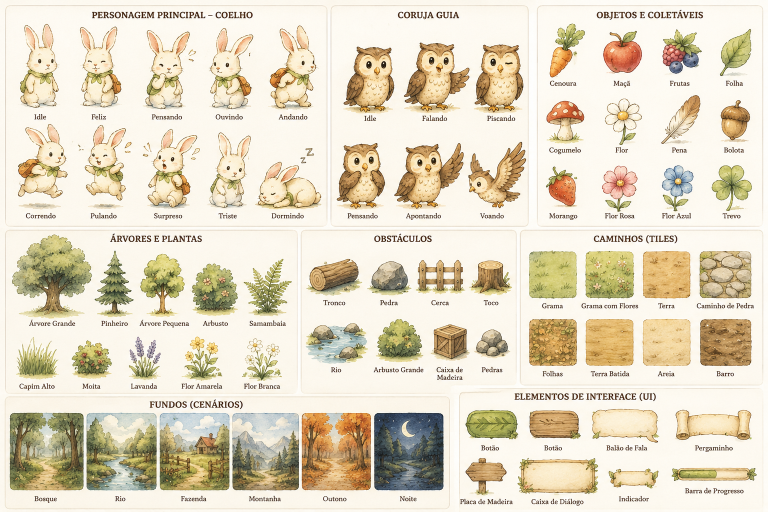
#> input picture asset_extractor/input/ChatGPT Image 20 de jul. de 2026, 20_32_27.png, 1536 x 1024 px (shown at 1/2 size); its folder holds only this picture in this run
$ python simple_extractor.py
#> lines starting #> are read from the running program, lines starting #| are printed output that depends on the picture
"""
Simple Asset Extractor - Recorta áreas específicas da imagem de assets
Usa coordenadas manuais ou grade para extrair assets
"""

import cv2
import numpy as np
from PIL import Image
import os

INPUT_DIR = "input"
OUTPUT_DIR = "output"

# [46 lines left out: function extract_grid_assets, not called in this run]

def extract_specific_regions(image_path, output_dir, regions):
    """
    Extrai regiões específicas baseadas em coordenadas

    Args:
        image_path: Caminho da imagem original
        output_dir: Diretório de saída
        regions: Lista de tuplas (name, x, y, width, height)
    """
    # Carregar imagem
    image = cv2.imread(image_path)
    if image is None:
        print(f"Erro ao carregar imagem: {image_path}")
        return

    h, w = image.shape[:2]
    print(f"Imagem: {w}x{h}")

    for name, x, y, width, height in regions:
        # Recortar
        cropped = image[y:y+height, x:x+width]

        # Converter para RGBA
        rgba = cv2.cvtColor(cropped, cv2.COLOR_BGR2RGBA)

        # Salvar
        output_path = os.path.join(output_dir, f"{name}.png")
        pil_image = Image.fromarray(rgba)
        pil_image.save(output_path, 'PNG')
        print(f"Salvo: {output_path}")

def main():
    os.makedirs(OUTPUT_DIR, exist_ok=True)

    # Encontrar imagem de entrada
    image_files = [f for f in os.listdir(INPUT_DIR) if f.endswith(('.png', '.jpg', '.jpeg'))]

    if not image_files:
        print(f"Nenhuma imagem encontrada em {INPUT_DIR}")
        return

    image_path = os.path.join(INPUT_DIR, image_files[0])
    print(f"Processando: {image_path}")

    # Carregar imagem para ver tamanho
    image = cv2.imread(image_path)
#> image is the input picture: shape (1024, 1536, 3); mean B, G, R 195.8, 217.1, 226.7
    h, w = image.shape[:2]
#> h = 1024; w = 1536
    print(f"Tamanho da imagem: {w}x{h}")
#| Tamanho da imagem: 1536x1024

    # Definir regiões específicas baseadas na imagem original
    # Estas coordenadas precisam ser ajustadas baseadas na sua imagem
    regions = [
        # Coelho frames (c-1 a c-9)
        ("c-1", 100, 100, 200, 200),
        ("c-2", 350, 100, 200, 200),
        ("c-3", 600, 100, 200, 200),
        ("c-4", 850, 100, 200, 200),
        ("c-5", 100, 350, 200, 200),
        ("c-6", 350, 350, 200, 200),
        ("c-7", 600, 350, 200, 200),
        ("c-8", 850, 350, 200, 200),
        ("c-9", 100, 600, 200, 200),

        # Outros assets
        ("coruja", 350, 600, 200, 200),
        ("cenoura", 600, 600, 200, 200),
        ("margarida", 850, 600, 200, 200),
        ("arvore", 100, 850, 200, 200),
        ("rio", 350, 850, 200, 200),
        ("tronco", 600, 850, 200, 200),
        ("pedras", 850, 850, 200, 200),
    ]

    # Ajustar regiões baseado no tamanho real da imagem
    scale_x = w / 1100  # Assumindo que a imagem original tem ~1100px de largura
#> scale_x = 1.4
    scale_y = h / 1100  # Assumindo que a imagem original tem ~1100px de altura
#> scale_y = 0.931

    adjusted_regions = []
    for name, x, y, width, height in regions:
        adj_x = int(x * scale_x)
        adj_y = int(y * scale_y)
        adj_w = int(width * scale_x)
        adj_h = int(height * scale_y)
        adjusted_regions.append((name, adj_x, adj_y, adj_w, adj_h))

    print(f"\nRegiões ajustadas para tamanho {w}x{h}:")
#| Regiões ajustadas para tamanho 1536x1024:
    for name, x, y, width, height in adjusted_regions:
        print(f"  {name}: ({x}, {y}, {width}x{height})")

    extract_specific_regions(image_path, OUTPUT_DIR, adjusted_regions)
#| Imagem: 1536x1024
#> the loop in extract_specific_regions, `for name, x, y, width, height in regions:` made 16 passes
#> pass 1, in extract_specific_regions, `cropped = image[y:y+height, x:x+width]`:
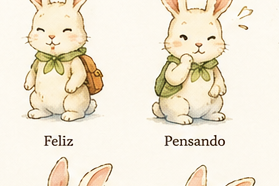
#> cropped: shape (186, 279, 3); mean B, G, R 214.8, 232.8, 241.5
#> pass 2, in extract_specific_regions, `cropped = image[y:y+height, x:x+width]`:
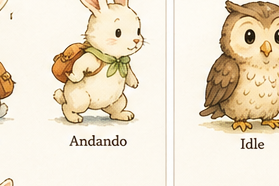
#> cropped: shape (186, 279, 3); mean B, G, R 202.8, 224.1, 236.2
#> after the loop in extract_specific_regions, `for name, x, y, width, height in regions:`:
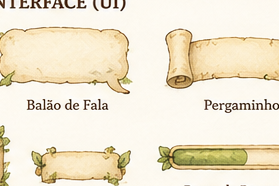
#> cropped: shape (186, 279, 3); mean B, G, R 208.1, 229.9, 239.5
    print(f"\nExtração completa! Imagens salvas em {OUTPUT_DIR}")

if __name__ == "__main__":
    main()
